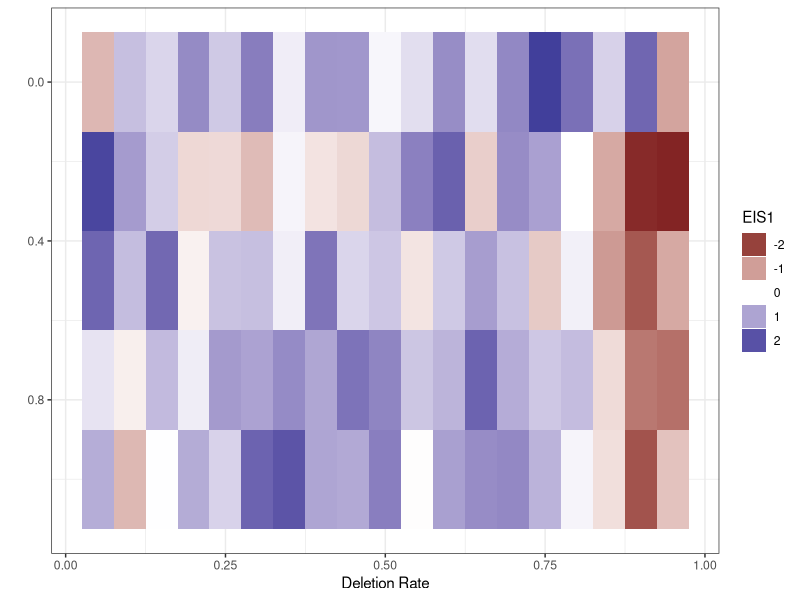
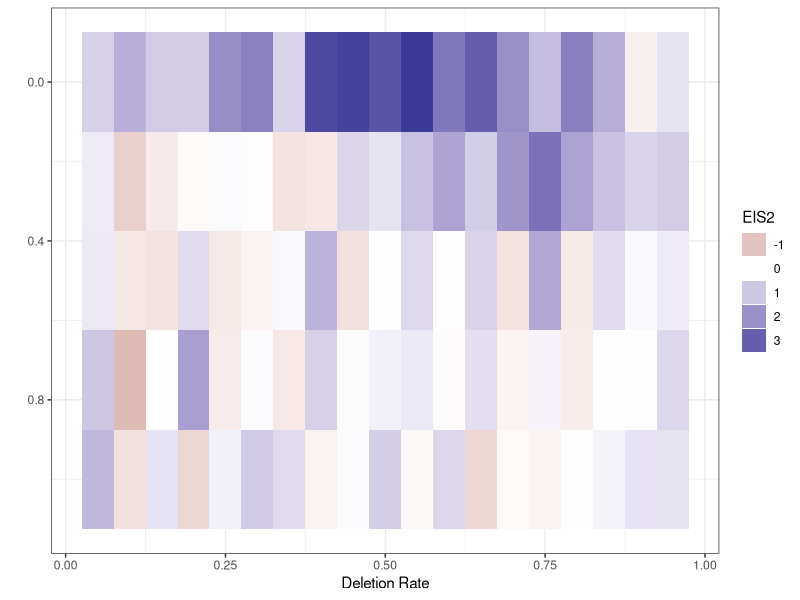

These charts were generated, in order, by the following R code:

library(ggplot2)
library(dplyr)
library(tidyr)


Datapoints = 7271
data = read.csv("output/analyzeFillers_freq_BNC_TFT_Spillover_Averaged_New_R.tsv", sep="\t")
data$X=NULL
data$X.1=NULL

# This concerns nine settings with very high or very low delta, and lambda <1 (e.g., delta=0.95+lambda=0.5)
data = data %>% filter(NData == Datapoints)
doneConfigurations = paste(data$deletion_rate, data$predictability_weight)
deltas = c()
lambdas = c()
for(delta in unique(data$deletion_rate)) {
	for(lambda in unique(data$predictability_weight)) {
		if(!(paste(delta, lambda) %in% doneConfigurations)) {
			deltas = c(deltas, delta)
			lambdas = c(lambdas, lambda)
		}
	}
}
missingConfigurations = data.frame(deletion_rate = deltas, predictability_weight = lambdas)

imputed = data.frame()
for(i in (1:nrow(missingConfigurations))) {
	delta = missingConfigurations$deletion_rate[[i]]
	lambda = missingConfigurations$predictability_weight[[i]]
	to_impute = data %>% filter(abs(deletion_rate-delta) <= 0.05, abs(predictability_weight-lambda)<=0.25) %>% summarise(AIC=mean(AIC), NData=mean(NData), EIS1=mean(EIS1), EIS2=mean(EIS2), Coefficient=mean(Coefficient))
	to_impute$deletion_rate=delta
	to_impute$predictability_weight=lambda
	imputed = rbind(imputed, to_impute)
}

data = rbind(data, imputed)



# Viz for all parameter configurations
plot = ggplot(data %>% group_by(deletion_rate, predictability_weight) %>% summarise(EIS1=mean(EIS1)), aes(x=deletion_rate, y=predictability_weight, fill=EIS1)) + geom_tile() + theme_bw() + scale_fill_gradient2() + xlab("Deletion Rate") + ylab("") + guides(fill=guide_legend(title="EIS1")) + scale_y_reverse ()
ggsave(plot, file="figures/analyzeFillers_freq_BNC_TFT_Spillover_Averaged_New_EIS1_R.pdf", height=2, width=5)

plot = ggplot(data %>% group_by(deletion_rate, predictability_weight) %>% summarise(EIS2=mean(EIS2)), aes(x=deletion_rate, y=predictability_weight, fill=EIS2)) + geom_tile() + theme_bw() + scale_fill_gradient2() + xlab("Deletion Rate") + ylab("") + guides(fill=guide_legend(title="EIS2")) + scale_y_reverse ()
ggsave(plot, file="figures/analyzeFillers_freq_BNC_TFT_Spillover_Averaged_New_EIS2_R.pdf", height=2, width=5)


